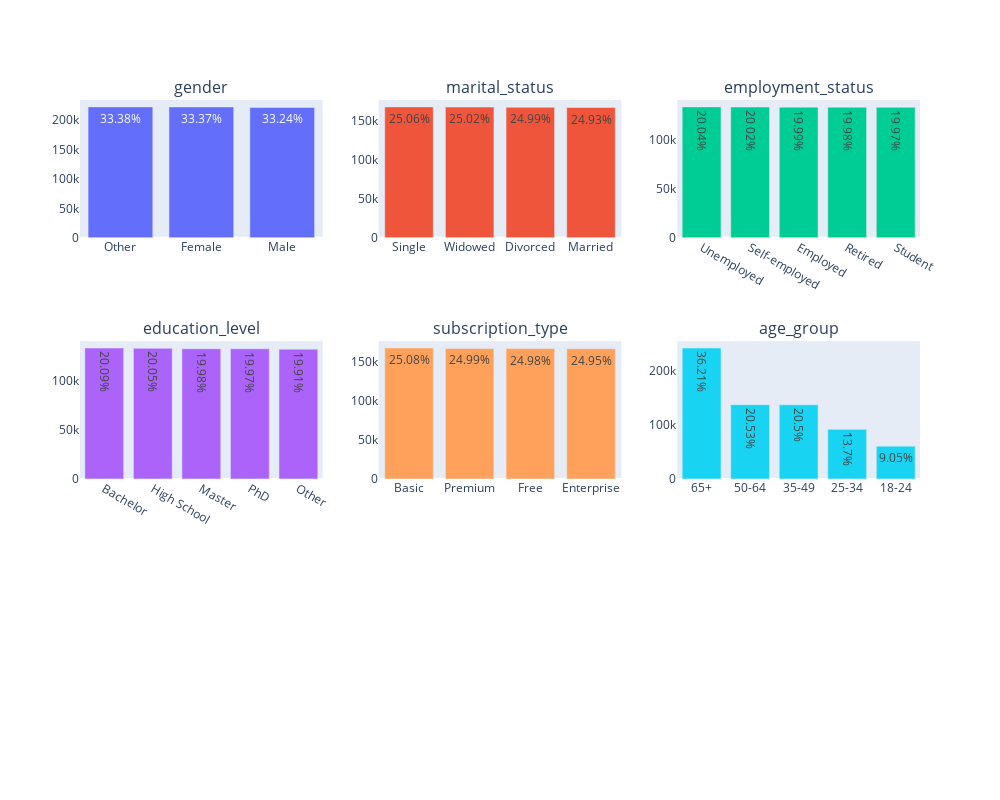
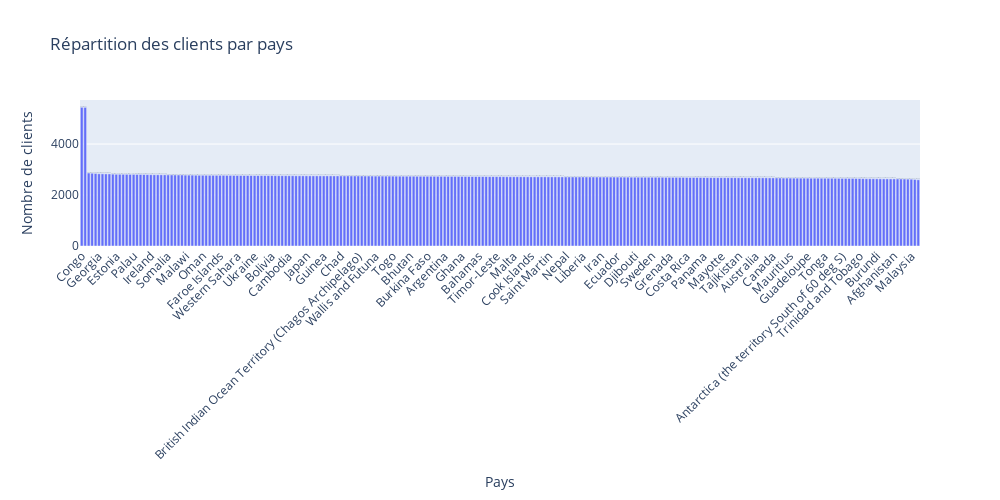

These figures' notebook cell, in order:
### Code cell
from plotly.subplots import make_subplots
import plotly.graph_objects as go

cols = ['gender', 'marital_status', 'employment_status', 'education_level', 'subscription_type', 'age_group']

# Paramètres pour afficher en 2 lignes
n_cols = 3
n_rows = 3

fig = make_subplots(rows=n_rows, cols=n_cols, subplot_titles=cols)

for idx, col in enumerate(cols):
    row = idx // n_cols + 1  # Ligne actuelle (1-based)
    col_position = idx % n_cols + 1  # Colonne actuelle (1-based)
    
    fig.add_trace(
        go.Bar(
            x=X_train[col].value_counts().index,
            y=X_train[col].value_counts(),
            name=col,
            text=[f"{val}%" for val in (X_train[col].value_counts(normalize=True) * 100).round(2)],
            textposition='auto'
        ),
        row=row, col=col_position
    )
    fig.update_xaxes(showgrid=False, row=row, col=col_position)
    fig.update_yaxes(showgrid=False, row=row, col=col_position)

fig.update_layout(height=800, width=1000, showlegend=False)
fig.show()


print("\n")


# Comptage des occurrences par pays
country_counts = X_train['country'].value_counts().reset_index()
country_counts.columns = ['country', 'count']

# Diagramme à barres
fig = px.bar(
    country_counts,
    x='country',
    y='count',
    title='Répartition des clients par pays',
    labels={'count': 'Nombre de clients', 'country': 'Pays'},
    text='count'
)

# Mise à jour : texte, angle, taille du graphique
fig.update_traces(textposition='outside')
fig.update_layout(
    xaxis_tickangle=-45,
    width=1000,  # Largeur du graphe augmentée
    height=500   # Optionnel : hauteur personnalisée
)

fig.show()

### Figure 1 — Plotly figure (JSON) as saved in the notebook; plotly's stock layout.template omitted (floating-point values rounded to 4 significant figures)
{"data": [{"name": "gender", "text": ["33.38%", "33.37%", "33.24%"], "textposition": "auto", "type": "bar", "x": ["Other", "Female", "Male"], "xaxis": "x", "y": [222721, 222662, 221796], "yaxis": "y"}, {"name": "marital_status", "text": ["25.06%", "25.02%", "24.99%", "24.93%"], "textposition": "auto", "type": "bar", "x": ["Single", "Widowed", "Divorced", "Married"], "xaxis": "x2", "y": [167194, 166929, 166716, 166340], "yaxis": "y2"}, {"name": "employment_status", "text": ["20.04%", "20.02%", "19.99%", "19.98%", "19.97%"], "textposition": "auto", "type": "bar", "x": ["Unemployed", "Self-employed", "Employed", "Retired", "Student"], "xaxis": "x3", "y": [133692, 133543, 133386, 133315, 133243], "yaxis": "y3"}, {"name": "education_level", "text": ["20.09%", "20.05%", "19.98%", "19.97%", "19.91%"], "textposition": "auto", "type": "bar", "x": ["Bachelor", "High School", "Master", "PhD", "Other"], "xaxis": "x4", "y": [134044, 133766, 133294, 133234, 132841], "yaxis": "y4"}, {"name": "subscription_type", "text": ["25.08%", "24.99%", "24.98%", "24.95%"], "textposition": "auto", "type": "bar", "x": ["Basic", "Premium", "Free", "Enterprise"], "xaxis": "x5", "y": [167336, 166712, 166665, 166466], "yaxis": "y5"}, {"name": "age_group", "text": ["36.21%", "20.53%", "20.5%", "13.7%", "9.05%"], "textposition": "auto", "type": "bar", "x": ["65+", "50-64", "35-49", "25-34", "18-24"], "xaxis": "x6", "y": [241613, 136985, 136744, 91426, 60411], "yaxis": "y6"}], "layout": {"annotations": [{"font": {"size": 16}, "showarrow": false, "text": "gender", "x": 0.1444, "xanchor": "center", "xref": "paper", "y": 1, "yanchor": "bottom", "yref": "paper"}, {"font": {"size": 16}, "showarrow": false, "text": "marital_status", "x": 0.5, "xanchor": "center", "xref": "paper", "y": 1, "yanchor": "bottom", "yref": "paper"}, {"font": {"size": 16}, "showarrow": false, "text": "employment_status", "x": 0.8556, "xanchor": "center", "xref": "paper", "y": 1, "yanchor": "bottom", "yref": "paper"}, {"font": {"size": 16}, "showarrow": false, "text": "education_level", "x": 0.1444, "xanchor": "center", "xref": "paper", "y": 0.6111, "yanchor": "bottom", "yref": "paper"}, {"font": {"size": 16}, "showarrow": false, "text": "subscription_type", "x": 0.5, "xanchor": "center", "xref": "paper", "y": 0.6111, "yanchor": "bottom", "yref": "paper"}, {"font": {"size": 16}, "showarrow": false, "text": "age_group", "x": 0.8556, "xanchor": "center", "xref": "paper", "y": 0.6111, "yanchor": "bottom", "yref": "paper"}], "height": 800, "showlegend": false, "width": 1000, "xaxis": {"anchor": "y", "domain": [0, 0.2889], "showgrid": false}, "xaxis2": {"anchor": "y2", "domain": [0.3556, 0.6444], "showgrid": false}, "xaxis3": {"anchor": "y3", "domain": [0.7111, 1], "showgrid": false}, "xaxis4": {"anchor": "y4", "domain": [0, 0.2889], "showgrid": false}, "xaxis5": {"anchor": "y5", "domain": [0.3556, 0.6444], "showgrid": false}, "xaxis6": {"anchor": "y6", "domain": [0.7111, 1], "showgrid": false}, "xaxis7": {"anchor": "y7", "domain": [0, 0.2889]}, "xaxis8": {"anchor": "y8", "domain": [0.3556, 0.6444]}, "xaxis9": {"anchor": "y9", "domain": [0.7111, 1]}, "yaxis": {"anchor": "x", "domain": [0.7778, 1], "showgrid": false}, "yaxis2": {"anchor": "x2", "domain": [0.7778, 1], "showgrid": false}, "yaxis3": {"anchor": "x3", "domain": [0.7778, 1], "showgrid": false}, "yaxis4": {"anchor": "x4", "domain": [0.3889, 0.6111], "showgrid": false}, "yaxis5": {"anchor": "x5", "domain": [0.3889, 0.6111], "showgrid": false}, "yaxis6": {"anchor": "x6", "domain": [0.3889, 0.6111], "showgrid": false}, "yaxis7": {"anchor": "x7", "domain": [0, 0.2222]}, "yaxis8": {"anchor": "x8", "domain": [0, 0.2222]}, "yaxis9": {"anchor": "x9", "domain": [0, 0.2222]}}}

### Figure 2 — Plotly figure (JSON) as saved in the notebook; plotly's stock layout.template omitted (floating-point values rounded to 4 significant figures; data arrays with more than 128 entries replaced by an {"elided": "..."} marker saying what was removed)
{"data": [{"hovertemplate": "Pays=%{x}<br>Nombre de clients=%{text}<extra></extra>", "legendgroup": "", "marker": {"color": "#636efa", "pattern": {"shape": ""}}, "name": "", "orientation": "v", "showlegend": false, "text": {"elided": "243 float values"}, "textposition": "outside", "type": "bar", "x": {"elided": "243 str values"}, "xaxis": "x", "y": {"elided": "243 int values"}, "yaxis": "y"}], "layout": {"barmode": "relative", "height": 500, "legend": {"tracegroupgap": 0}, "title": {"text": "Répartition des clients par pays"}, "width": 1000, "xaxis": {"anchor": "y", "domain": [0, 1], "tickangle": -45, "title": {"text": "Pays"}}, "yaxis": {"anchor": "x", "domain": [0, 1], "title": {"text": "Nombre de clients"}}}}
